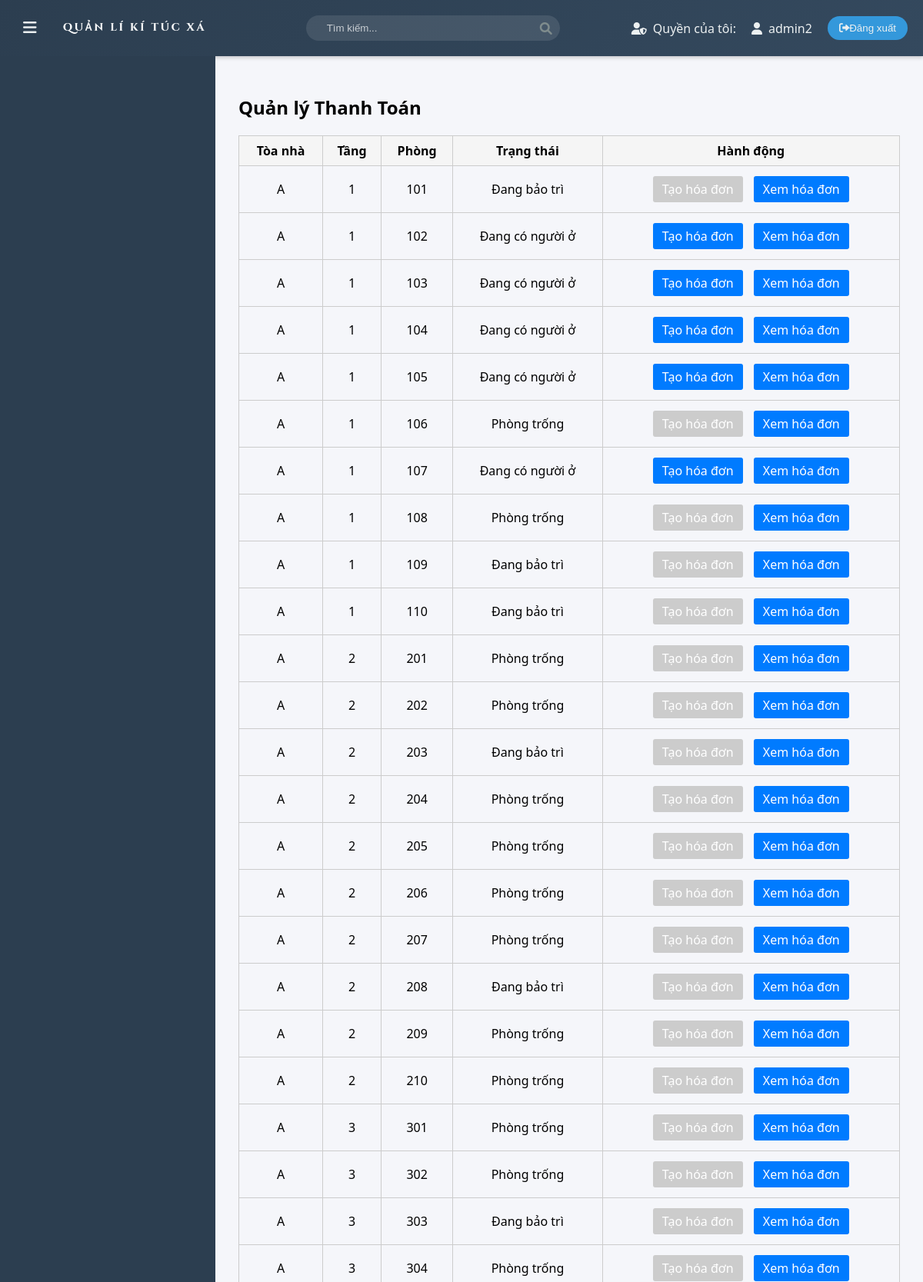
/php/payments_list.php (signed in, upper part), run on the app's committed database.
### tables this page shows
CREATE TABLE Rooms (
    room_id INT AUTO_INCREMENT PRIMARY KEY,
    room_code VARCHAR(50) UNIQUE NOT NULL,
    building VARCHAR(1) NOT NULL,
    floor INT NOT NULL,
    room_number VARCHAR(10) NOT NULL,
    capacity ENUM('2', '4', '8') NOT NULL,
    status ENUM('available', 'occupied', 'maintenance') DEFAULT 'available',
    price DECIMAL(10,2) NOT NULL
);

### php/payments_list.php (the view, shortened to what this page needs)
<?php
include 'db_connect.php';
$sql_rooms = "SELECT * FROM Rooms ORDER BY building, floor, room_number";
$result_rooms = $conn->query($sql_rooms);
?>
<!DOCTYPE html>
<html lang="vi">
<head>
    <link rel="stylesheet" href="../assest/css/main.css">
    <link rel="stylesheet" href="../assest/css/payments.css">
    <link rel="stylesheet" href="https://cdnjs.cloudflare.com/ajax/libs/font-awesome/6.0.0/css/all.min.css">
</head>
<body>
    <?php include 'layout/header.php'; ?>
    <div class="container">
        <?php include 'layout/menu.php'; ?>
        <main class="content">
            <div class="payments-list-container">
                <h2>Quản lý Thanh Toán</h2>
                <table>
                    <thead>
                        <tr>
                            <th>Tòa nhà</th>
                            <th>Tầng</th>
                            <th>Phòng</th>
                            <th>Trạng thái</th>
                            <th>Hành động</th>
                        </tr>
                    </thead>
                    <tbody>
                        <?php while ($room = $result_rooms->fetch_assoc()): ?>
                            <tr>
                                <td><?php echo htmlspecialchars($room['building']); ?></td>
                                <td><?php echo htmlspecialchars($room['floor']); ?></td>
                                <td><?php echo htmlspecialchars($room['room_number']); ?></td>
                                <td><?php echo htmlspecialchars($room['status'] == 'occupied' ? 'Đang có người ở' : ($room['status'] == 'available' ? 'Phòng trống' : 'Đang bảo trì')); ?></td>
                                <td>
                                    <?php if ($room['status'] == 'occupied'): ?>
                                        <a href="add_payment.php?room_id=<?php echo $room['room_id']; ?>" class="add-btn">Tạo hóa đơn</a>
                                    <?php else: ?>
                                        <span class="disabled-btn">Tạo hóa đơn</span>
                                    <?php endif; ?>
                                    <a href="view_payments.php?room_id=<?php echo $room['room_id']; ?>" class="view-btn">Xem hóa đơn</a>
                                </td>
                            </tr>
                        <?php endwhile; ?>
                    </tbody>
                </table>
            </div>
        </main>
    </div>
</body>
</html>

### assest/css/main.css (style rules this page uses)
:root { --primary-color: #2c3e50; --secondary-color: #34495e; --accent-color: #3498db; --text-color: #ecf0f1; --hover-color: #2980b9; --transition-speed: 0.3s; }
body { font-family: 'Segoe UI', Tahoma, Geneva, Verdana, sans-serif; margin: 0; padding: 0; background-color: #f5f6fa; }
.container { display: flex; min-height: calc(100vh - 70px); }
.content { flex-grow: 1; padding: 30px; transition: var(--transition-speed); }

### assest/css/payments.css (style rules this page uses)
.payments-list-container table, .payments-history-container table { width: 100%; border-collapse: collapse; margin-top: 15px; }
.payments-list-container th, .payments-list-container td, .payments-history-container th, .payments-history-container td { border: 1px solid #ccc; padding: 8px; text-align: center; }
.payments-list-container th, .payments-history-container th { background-color: #f5f5f5; }
.add-btn, .view-btn, .back-btn { display: inline-block; padding: 6px 12px; margin: 5px; background-color: #007bff; color: #fff; text-decoration: none; border-radius: 3px; }
.disabled-btn { display: inline-block; padding: 6px 12px; margin: 5px; background-color: #ccc; color: #fff; text-decoration: none; border-radius: 3px; cursor: not-allowed; }

### data on the page
rooms: building "A", floor "1", room_number "101", status "Đang bảo trì", shows "Tạo hóa đơn"
rooms: building "A", floor "1", room_number "102", status "Đang có người ở"
rooms: building "A", floor "1", room_number "103", status "Đang có người ở"
rooms: building "A", floor "1", room_number "104", status "Đang có người ở"
rooms: building "A", floor "1", room_number "105", status "Đang có người ở"
rooms: building "A", floor "1", room_number "106", status "Phòng trống", shows "Tạo hóa đơn"
rooms: building "A", floor "1", room_number "107", status "Đang có người ở"
rooms: building "A", floor "1", room_number "108", status "Phòng trống", shows "Tạo hóa đơn"
rooms: building "A", floor "1", room_number "109", status "Đang bảo trì", shows "Tạo hóa đơn"
rooms: building "A", floor "1", room_number "110", status "Đang bảo trì", shows "Tạo hóa đơn"
rooms: building "A", floor "2", room_number "201", status "Phòng trống", shows "Tạo hóa đơn"
rooms: building "A", floor "2", room_number "202", status "Phòng trống", shows "Tạo hóa đơn"
rooms: building "A", floor "2", room_number "203", status "Đang bảo trì", shows "Tạo hóa đơn"
rooms: building "A", floor "2", room_number "204", status "Phòng trống", shows "Tạo hóa đơn"
rooms: building "A", floor "2", room_number "205", status "Phòng trống", shows "Tạo hóa đơn"
rooms: building "A", floor "2", room_number "206", status "Phòng trống", shows "Tạo hóa đơn"
rooms: building "A", floor "2", room_number "207", status "Phòng trống", shows "Tạo hóa đơn"
rooms: building "A", floor "2", room_number "208", status "Đang bảo trì", shows "Tạo hóa đơn"
rooms: building "A", floor "2", room_number "209", status "Phòng trống", shows "Tạo hóa đơn"
rooms: building "A", floor "2", room_number "210", status "Phòng trống", shows "Tạo hóa đơn"
rooms: building "A", floor "3", room_number "301", status "Phòng trống", shows "Tạo hóa đơn"
rooms: building "A", floor "3", room_number "302", status "Phòng trống", shows "Tạo hóa đơn"
rooms: building "A", floor "3", room_number "303", status "Đang bảo trì", shows "Tạo hóa đơn"
rooms: building "A", floor "3", room_number "304", status "Phòng trống", shows "Tạo hóa đơn"

### other printed values
$username "admin2"
